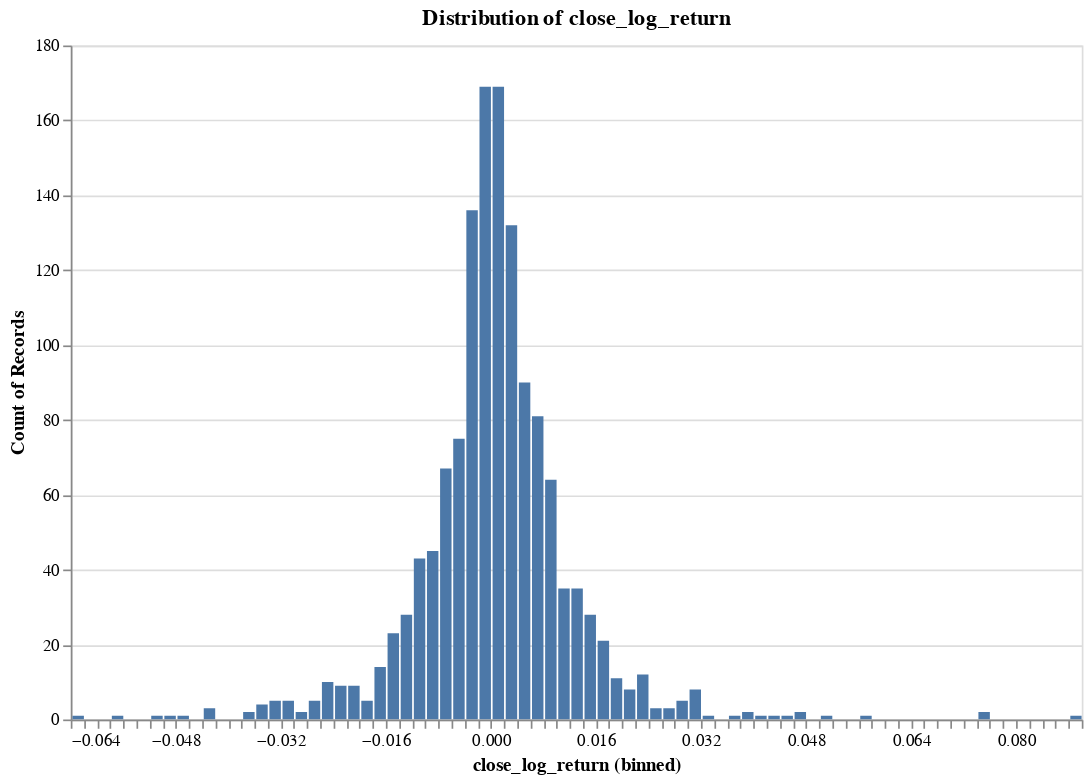

The code cell stored with this chart in its notebook:
### Code cell
research.plot_distribution(ts, target, no_bins = 100)

### Figure 1 — Vega-Lite specification as saved in the notebook (floating-point values rounded to 4 significant figures; data arrays with more than 128 entries replaced by an {"elided": "..."} marker saying what was removed)
{"config": {"view": {"continuousWidth": 300, "continuousHeight": 300}, "scale": {"zero": false}}, "data": {"name": "data-ea6b2b12d5590f55ca01a88b2a0fabf3"}, "mark": {"type": "bar"}, "encoding": {"x": {"bin": {"maxbins": 100}, "field": "close_log_return", "type": "quantitative"}, "y": {"aggregate": "count", "type": "quantitative"}}, "height": 400, "params": [{"name": "param_11", "select": {"type": "interval"}, "bind": "scales"}], "title": "Distribution of close_log_return", "width": 600, "$schema": "https://vega.github.io/schema/vega-lite/v5.20.1.json", "datasets": {"data-ea6b2b12d5590f55ca01a88b2a0fabf3": {"elided": "1384 records"}}}
